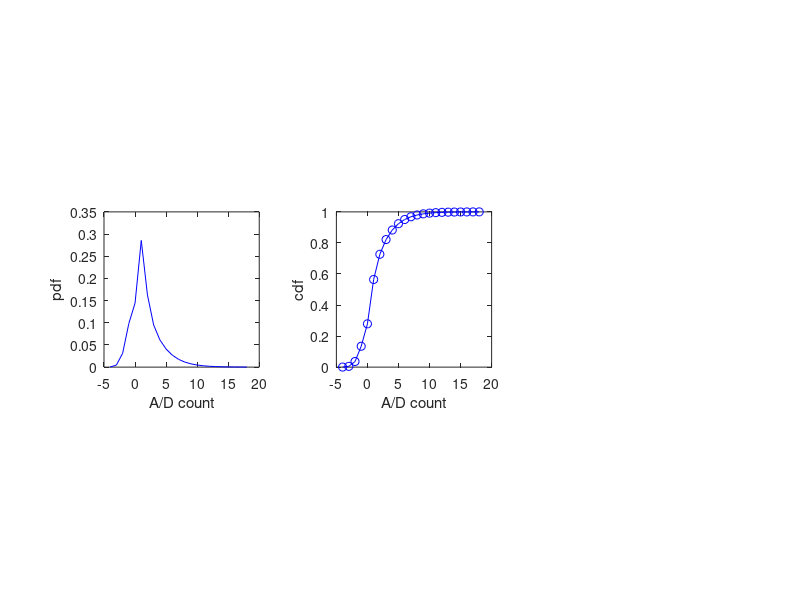

Reproduce this figure in MATLAB. (Note: this script raises an error after producing the figure.)
clc
clear all
close all


% Define the camera parameters
% ----------------------------

i = 0; % Intensity in photons
q = 0.9; % Quantum yield
c = 1; % Charges (in electrons) that are created during the transfer from the detector to the EM register
g = 100; % Electronic gain of the emCCD detector
f = 63; % A/D factor or detector sensitivity
r = 72; % Readout noise

% Define the intensity (count) probability function
% -------------------------------------------------

l = i*q + c;

P_pos = @(Nic) 1/(sqrt(2*pi)*r) * exp(-l - (f*Nic)^2/(2*r^2)) + 2/g * ncx2pdf(2*l,4,2*f*Nic/g);
P_neg = @(Nic) 1/(sqrt(2*pi)*r) * exp(-l - (f*Nic)^2/(2*r^2));

% Calculate the distribution according to the parameters defined above
% --------------------------------------------------------------------

Min_count = -1000;
Max_count = 14000;
Count = Min_count : 1 : Max_count;
pdf = zeros(1,Max_count-Min_count);
pdf = double(pdf);

for Nic = Min_count : 1 : Max_count
    
    n = Nic - Min_count + 1;
    if Nic>0
        pdf(n) = P_pos(Nic);
    else
        pdf(n) = P_neg(Nic);
    end
end

% Recalculate the range of count values according to the values of the pdf
% ------------------------------------------------------------------------

pdf = pdf / sum(pdf);
Idx_Min = find(pdf>0.0001, 1, 'first');
Idx_Max = find(pdf>0.0001, 1, 'last');

Count = Count(Idx_Min:Idx_Max);
pdf = pdf(Idx_Min:Idx_Max);
NCount = size(Count,2);

figure(1)
subplot(1,3,1)
plot(Count, pdf, '-b')
axis square
xlabel('A/D count')
ylabel('pdf')

% Infer the cumulative distribution
% ---------------------------------

cdf = zeros(1,NCount);
cdf = double(cdf);

for n = 1 : NCount
    if n == 1
        cdf(n) = pdf(n);
    else
        cdf(n) = cdf(n-1) + pdf(n);
    end
end

cdf = cdf/max(cdf);

subplot(1,3,2)
plot(Count, cdf, '-ob')
axis square
xlabel('A/D count')
ylabel('cdf')

% Infer the inverse cumulative distribution
% -----------------------------------------

fitobject = fit(cdf',Count','linearinterp');

X_fit = 0 : 0.001 : 1;
Y_fit = fitobject(X_fit);

subplot(1,3,3)
plot(cdf, Count, '-ob')
hold on
plot(X_fit, Y_fit, '-r')
axis square